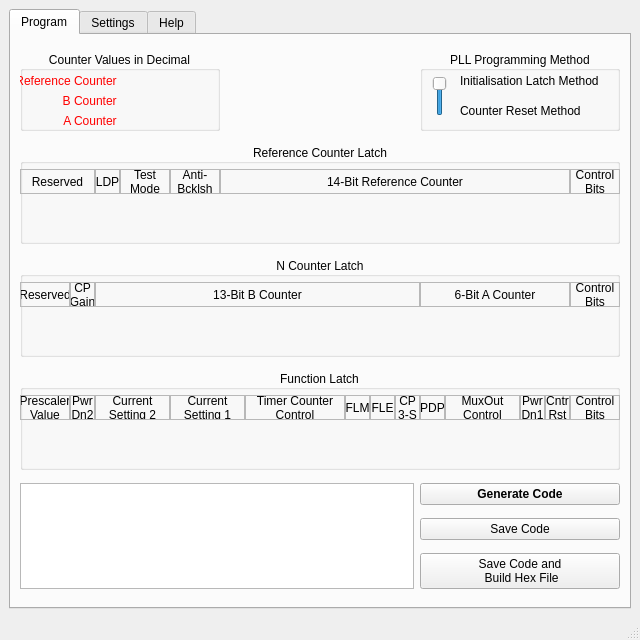
<?xml version="1.0" encoding="UTF-8"?>
<ui version="4.0">
 <author>Tej Prakash</author>
 <class>MainWindow</class>
 <widget class="QMainWindow" name="MainWindow">
  <property name="geometry">
   <rect>
    <x>0</x>
    <y>0</y>
    <width>640</width>
    <height>640</height>
   </rect>
  </property>
  <property name="minimumSize">
   <size>
    <width>640</width>
    <height>620</height>
   </size>
  </property>
  <property name="maximumSize">
   <size>
    <width>640</width>
    <height>16777215</height>
   </size>
  </property>
  <property name="windowTitle">
   <string>EasyPIC - PIC10F200 Programmer</string>
  </property>
  <widget class="QWidget" name="centralwidget">
   <layout class="QGridLayout" name="gridLayout_4">
    <item row="0" column="0">
     <widget class="QTabWidget" name="mainBox">
      <property name="minimumSize">
       <size>
        <width>600</width>
        <height>600</height>
       </size>
      </property>
      <property name="tabShape">
       <enum>QTabWidget::Rounded</enum>
      </property>
      <property name="currentIndex">
       <number>0</number>
      </property>
      <widget class="QWidget" name="programPage">
       <attribute name="icon">
        <iconset>
         <disabledoff>:/images/binary.png</disabledoff>
        </iconset>
       </attribute>
       <attribute name="title">
        <string>Program</string>
       </attribute>
       <layout class="QGridLayout" name="gridLayout_3">
        <item row="0" column="0">
         <widget class="QGroupBox" name="cGroupBox">
          <property name="sizePolicy">
           <sizepolicy hsizetype="Fixed" vsizetype="Fixed">
            <horstretch>0</horstretch>
            <verstretch>0</verstretch>
           </sizepolicy>
          </property>
          <property name="minimumSize">
           <size>
            <width>200</width>
            <height>80</height>
           </size>
          </property>
          <property name="maximumSize">
           <size>
            <width>200</width>
            <height>80</height>
           </size>
          </property>
          <property name="title">
           <string>Counter Values in Decimal</string>
          </property>
          <property name="alignment">
           <set>Qt::AlignCenter</set>
          </property>
          <property name="flat">
           <bool>false</bool>
          </property>
          <property name="checkable">
           <bool>false</bool>
          </property>
          <widget class="QLabel" name="rc_dec_label">
           <property name="geometry">
            <rect>
             <x>0</x>
             <y>20</y>
             <width>100</width>
             <height>20</height>
            </rect>
           </property>
           <property name="sizePolicy">
            <sizepolicy hsizetype="Fixed" vsizetype="Fixed">
             <horstretch>0</horstretch>
             <verstretch>0</verstretch>
            </sizepolicy>
           </property>
           <property name="styleSheet">
            <string notr="true">color: rgb(255, 0, 0);</string>
           </property>
           <property name="frameShape">
            <enum>QFrame::NoFrame</enum>
           </property>
           <property name="text">
            <string>Reference Counter </string>
           </property>
           <property name="alignment">
            <set>Qt::AlignRight|Qt::AlignTrailing|Qt::AlignVCenter</set>
           </property>
          </widget>
          <widget class="QLabel" name="bc_dec_label">
           <property name="geometry">
            <rect>
             <x>0</x>
             <y>40</y>
             <width>100</width>
             <height>20</height>
            </rect>
           </property>
           <property name="sizePolicy">
            <sizepolicy hsizetype="Fixed" vsizetype="Fixed">
             <horstretch>0</horstretch>
             <verstretch>0</verstretch>
            </sizepolicy>
           </property>
           <property name="styleSheet">
            <string notr="true">color: rgb(255, 0, 0);</string>
           </property>
           <property name="frameShape">
            <enum>QFrame::NoFrame</enum>
           </property>
           <property name="text">
            <string>B Counter </string>
           </property>
           <property name="alignment">
            <set>Qt::AlignRight|Qt::AlignTrailing|Qt::AlignVCenter</set>
           </property>
          </widget>
          <widget class="QLabel" name="ac_dec_label">
           <property name="geometry">
            <rect>
             <x>0</x>
             <y>60</y>
             <width>100</width>
             <height>20</height>
            </rect>
           </property>
           <property name="sizePolicy">
            <sizepolicy hsizetype="Fixed" vsizetype="Fixed">
             <horstretch>0</horstretch>
             <verstretch>0</verstretch>
            </sizepolicy>
           </property>
           <property name="styleSheet">
            <string notr="true">color: rgb(255, 0, 0);</string>
           </property>
           <property name="frameShape">
            <enum>QFrame::NoFrame</enum>
           </property>
           <property name="text">
            <string>A Counter </string>
           </property>
           <property name="alignment">
            <set>Qt::AlignRight|Qt::AlignTrailing|Qt::AlignVCenter</set>
           </property>
          </widget>
         </widget>
        </item>
        <item row="2" column="0" colspan="3">
         <widget class="QGroupBox" name="rGroupBox">
          <property name="sizePolicy">
           <sizepolicy hsizetype="Fixed" vsizetype="Fixed">
            <horstretch>0</horstretch>
            <verstretch>0</verstretch>
           </sizepolicy>
          </property>
          <property name="minimumSize">
           <size>
            <width>600</width>
            <height>100</height>
           </size>
          </property>
          <property name="maximumSize">
           <size>
            <width>600</width>
            <height>100</height>
           </size>
          </property>
          <property name="font">
           <font>
            <kerning>true</kerning>
           </font>
          </property>
          <property name="title">
           <string>Reference Counter Latch</string>
          </property>
          <property name="alignment">
           <set>Qt::AlignCenter</set>
          </property>
          <widget class="QLabel" name="rLabel_rsvd">
           <property name="geometry">
            <rect>
             <x>0</x>
             <y>25</y>
             <width>75</width>
             <height>25</height>
            </rect>
           </property>
           <property name="frameShape">
            <enum>QFrame::StyledPanel</enum>
           </property>
           <property name="text">
            <string>Reserved</string>
           </property>
           <property name="scaledContents">
            <bool>true</bool>
           </property>
           <property name="alignment">
            <set>Qt::AlignCenter</set>
           </property>
           <property name="wordWrap">
            <bool>true</bool>
           </property>
          </widget>
          <widget class="QLabel" name="rLabel_rc">
           <property name="geometry">
            <rect>
             <x>200</x>
             <y>25</y>
             <width>350</width>
             <height>25</height>
            </rect>
           </property>
           <property name="frameShape">
            <enum>QFrame::StyledPanel</enum>
           </property>
           <property name="text">
            <string>14-Bit Reference Counter</string>
           </property>
           <property name="scaledContents">
            <bool>true</bool>
           </property>
           <property name="alignment">
            <set>Qt::AlignCenter</set>
           </property>
           <property name="wordWrap">
            <bool>true</bool>
           </property>
           <property name="textInteractionFlags">
            <set>Qt::NoTextInteraction</set>
           </property>
          </widget>
          <widget class="QLabel" name="rLabel_abw">
           <property name="geometry">
            <rect>
             <x>150</x>
             <y>25</y>
             <width>50</width>
             <height>25</height>
            </rect>
           </property>
           <property name="frameShape">
            <enum>QFrame::StyledPanel</enum>
           </property>
           <property name="text">
            <string>Anti-Bcklsh W</string>
           </property>
           <property name="scaledContents">
            <bool>true</bool>
           </property>
           <property name="alignment">
            <set>Qt::AlignCenter</set>
           </property>
           <property name="wordWrap">
            <bool>true</bool>
           </property>
          </widget>
          <widget class="QLabel" name="rLabel_tmb">
           <property name="geometry">
            <rect>
             <x>100</x>
             <y>25</y>
             <width>50</width>
             <height>25</height>
            </rect>
           </property>
           <property name="frameShape">
            <enum>QFrame::StyledPanel</enum>
           </property>
           <property name="text">
            <string>Test Mode Bits</string>
           </property>
           <property name="scaledContents">
            <bool>true</bool>
           </property>
           <property name="alignment">
            <set>Qt::AlignCenter</set>
           </property>
           <property name="wordWrap">
            <bool>true</bool>
           </property>
          </widget>
          <widget class="QLabel" name="rLabel_cb">
           <property name="geometry">
            <rect>
             <x>550</x>
             <y>25</y>
             <width>50</width>
             <height>25</height>
            </rect>
           </property>
           <property name="frameShape">
            <enum>QFrame::StyledPanel</enum>
           </property>
           <property name="text">
            <string>Control Bits</string>
           </property>
           <property name="scaledContents">
            <bool>true</bool>
           </property>
           <property name="alignment">
            <set>Qt::AlignCenter</set>
           </property>
           <property name="wordWrap">
            <bool>true</bool>
           </property>
          </widget>
          <widget class="QLabel" name="rLabel_ldp">
           <property name="geometry">
            <rect>
             <x>75</x>
             <y>25</y>
             <width>25</width>
             <height>25</height>
            </rect>
           </property>
           <property name="frameShape">
            <enum>QFrame::StyledPanel</enum>
           </property>
           <property name="text">
            <string>LDP</string>
           </property>
           <property name="scaledContents">
            <bool>true</bool>
           </property>
           <property name="alignment">
            <set>Qt::AlignCenter</set>
           </property>
           <property name="wordWrap">
            <bool>true</bool>
           </property>
          </widget>
         </widget>
        </item>
        <item row="3" column="0" colspan="3">
         <widget class="QGroupBox" name="nGroupBox">
          <property name="sizePolicy">
           <sizepolicy hsizetype="Fixed" vsizetype="Fixed">
            <horstretch>0</horstretch>
            <verstretch>0</verstretch>
           </sizepolicy>
          </property>
          <property name="minimumSize">
           <size>
            <width>600</width>
            <height>100</height>
           </size>
          </property>
          <property name="maximumSize">
           <size>
            <width>600</width>
            <height>100</height>
           </size>
          </property>
          <property name="title">
           <string>N Counter Latch</string>
          </property>
          <property name="alignment">
           <set>Qt::AlignCenter</set>
          </property>
          <widget class="QLabel" name="nLabel_ac">
           <property name="geometry">
            <rect>
             <x>400</x>
             <y>25</y>
             <width>150</width>
             <height>25</height>
            </rect>
           </property>
           <property name="frameShape">
            <enum>QFrame::StyledPanel</enum>
           </property>
           <property name="text">
            <string>6-Bit A Counter</string>
           </property>
           <property name="scaledContents">
            <bool>true</bool>
           </property>
           <property name="alignment">
            <set>Qt::AlignCenter</set>
           </property>
           <property name="wordWrap">
            <bool>true</bool>
           </property>
           <property name="textInteractionFlags">
            <set>Qt::NoTextInteraction</set>
           </property>
          </widget>
          <widget class="QLabel" name="nLabel_cp">
           <property name="geometry">
            <rect>
             <x>50</x>
             <y>25</y>
             <width>25</width>
             <height>25</height>
            </rect>
           </property>
           <property name="frameShape">
            <enum>QFrame::StyledPanel</enum>
           </property>
           <property name="text">
            <string>CP Gain</string>
           </property>
           <property name="scaledContents">
            <bool>true</bool>
           </property>
           <property name="alignment">
            <set>Qt::AlignCenter</set>
           </property>
           <property name="wordWrap">
            <bool>true</bool>
           </property>
           <property name="textInteractionFlags">
            <set>Qt::NoTextInteraction</set>
           </property>
          </widget>
          <widget class="QLabel" name="nLabel_bc">
           <property name="geometry">
            <rect>
             <x>75</x>
             <y>25</y>
             <width>325</width>
             <height>25</height>
            </rect>
           </property>
           <property name="frameShape">
            <enum>QFrame::StyledPanel</enum>
           </property>
           <property name="text">
            <string>13-Bit B Counter</string>
           </property>
           <property name="scaledContents">
            <bool>true</bool>
           </property>
           <property name="alignment">
            <set>Qt::AlignCenter</set>
           </property>
           <property name="wordWrap">
            <bool>true</bool>
           </property>
          </widget>
          <widget class="QLabel" name="nLabel_cb">
           <property name="geometry">
            <rect>
             <x>550</x>
             <y>25</y>
             <width>50</width>
             <height>25</height>
            </rect>
           </property>
           <property name="frameShape">
            <enum>QFrame::StyledPanel</enum>
           </property>
           <property name="text">
            <string>Control Bits</string>
           </property>
           <property name="scaledContents">
            <bool>true</bool>
           </property>
           <property name="alignment">
            <set>Qt::AlignCenter</set>
           </property>
           <property name="wordWrap">
            <bool>true</bool>
           </property>
          </widget>
          <widget class="QLabel" name="nLabel_rsvd">
           <property name="geometry">
            <rect>
             <x>0</x>
             <y>25</y>
             <width>50</width>
             <height>25</height>
            </rect>
           </property>
           <property name="frameShape">
            <enum>QFrame::StyledPanel</enum>
           </property>
           <property name="text">
            <string>Reserved</string>
           </property>
           <property name="scaledContents">
            <bool>true</bool>
           </property>
           <property name="alignment">
            <set>Qt::AlignCenter</set>
           </property>
           <property name="wordWrap">
            <bool>true</bool>
           </property>
          </widget>
         </widget>
        </item>
        <item row="4" column="0" colspan="3">
         <widget class="QGroupBox" name="fGroupBox">
          <property name="sizePolicy">
           <sizepolicy hsizetype="Fixed" vsizetype="Fixed">
            <horstretch>0</horstretch>
            <verstretch>0</verstretch>
           </sizepolicy>
          </property>
          <property name="minimumSize">
           <size>
            <width>600</width>
            <height>100</height>
           </size>
          </property>
          <property name="maximumSize">
           <size>
            <width>600</width>
            <height>100</height>
           </size>
          </property>
          <property name="title">
           <string>Function Latch</string>
          </property>
          <property name="alignment">
           <set>Qt::AlignCenter</set>
          </property>
          <widget class="QLabel" name="fLabel_psv">
           <property name="geometry">
            <rect>
             <x>0</x>
             <y>25</y>
             <width>50</width>
             <height>25</height>
            </rect>
           </property>
           <property name="sizePolicy">
            <sizepolicy hsizetype="Fixed" vsizetype="Fixed">
             <horstretch>0</horstretch>
             <verstretch>0</verstretch>
            </sizepolicy>
           </property>
           <property name="frameShape">
            <enum>QFrame::StyledPanel</enum>
           </property>
           <property name="text">
            <string>Prescaler Value</string>
           </property>
           <property name="scaledContents">
            <bool>true</bool>
           </property>
           <property name="alignment">
            <set>Qt::AlignCenter</set>
           </property>
           <property name="wordWrap">
            <bool>true</bool>
           </property>
          </widget>
          <widget class="QLabel" name="fLabel_pd2">
           <property name="geometry">
            <rect>
             <x>50</x>
             <y>25</y>
             <width>25</width>
             <height>25</height>
            </rect>
           </property>
           <property name="sizePolicy">
            <sizepolicy hsizetype="Fixed" vsizetype="Fixed">
             <horstretch>0</horstretch>
             <verstretch>0</verstretch>
            </sizepolicy>
           </property>
           <property name="frameShape">
            <enum>QFrame::StyledPanel</enum>
           </property>
           <property name="text">
            <string>Pwr Dn2</string>
           </property>
           <property name="scaledContents">
            <bool>true</bool>
           </property>
           <property name="alignment">
            <set>Qt::AlignCenter</set>
           </property>
           <property name="wordWrap">
            <bool>true</bool>
           </property>
           <property name="textInteractionFlags">
            <set>Qt::NoTextInteraction</set>
           </property>
          </widget>
          <widget class="QLabel" name="fLabel_cs2">
           <property name="geometry">
            <rect>
             <x>75</x>
             <y>25</y>
             <width>75</width>
             <height>25</height>
            </rect>
           </property>
           <property name="sizePolicy">
            <sizepolicy hsizetype="Fixed" vsizetype="Fixed">
             <horstretch>0</horstretch>
             <verstretch>0</verstretch>
            </sizepolicy>
           </property>
           <property name="frameShape">
            <enum>QFrame::StyledPanel</enum>
           </property>
           <property name="text">
            <string>Current Setting 2</string>
           </property>
           <property name="scaledContents">
            <bool>true</bool>
           </property>
           <property name="alignment">
            <set>Qt::AlignCenter</set>
           </property>
           <property name="wordWrap">
            <bool>true</bool>
           </property>
          </widget>
          <widget class="QLabel" name="fLabel_cs1">
           <property name="geometry">
            <rect>
             <x>150</x>
             <y>25</y>
             <width>75</width>
             <height>25</height>
            </rect>
           </property>
           <property name="sizePolicy">
            <sizepolicy hsizetype="Fixed" vsizetype="Fixed">
             <horstretch>0</horstretch>
             <verstretch>0</verstretch>
            </sizepolicy>
           </property>
           <property name="frameShape">
            <enum>QFrame::StyledPanel</enum>
           </property>
           <property name="text">
            <string>Current Setting 1</string>
           </property>
           <property name="scaledContents">
            <bool>true</bool>
           </property>
           <property name="alignment">
            <set>Qt::AlignCenter</set>
           </property>
           <property name="wordWrap">
            <bool>true</bool>
           </property>
          </widget>
          <widget class="QLabel" name="fLabel_tcc">
           <property name="geometry">
            <rect>
             <x>225</x>
             <y>25</y>
             <width>100</width>
             <height>25</height>
            </rect>
           </property>
           <property name="sizePolicy">
            <sizepolicy hsizetype="Fixed" vsizetype="Fixed">
             <horstretch>0</horstretch>
             <verstretch>0</verstretch>
            </sizepolicy>
           </property>
           <property name="frameShape">
            <enum>QFrame::StyledPanel</enum>
           </property>
           <property name="text">
            <string>Timer Counter Control</string>
           </property>
           <property name="scaledContents">
            <bool>true</bool>
           </property>
           <property name="alignment">
            <set>Qt::AlignCenter</set>
           </property>
           <property name="wordWrap">
            <bool>true</bool>
           </property>
          </widget>
          <widget class="QLabel" name="fLabel_flm">
           <property name="geometry">
            <rect>
             <x>325</x>
             <y>25</y>
             <width>25</width>
             <height>25</height>
            </rect>
           </property>
           <property name="sizePolicy">
            <sizepolicy hsizetype="Fixed" vsizetype="Fixed">
             <horstretch>0</horstretch>
             <verstretch>0</verstretch>
            </sizepolicy>
           </property>
           <property name="frameShape">
            <enum>QFrame::StyledPanel</enum>
           </property>
           <property name="text">
            <string>FLM</string>
           </property>
           <property name="scaledContents">
            <bool>true</bool>
           </property>
           <property name="alignment">
            <set>Qt::AlignCenter</set>
           </property>
           <property name="wordWrap">
            <bool>true</bool>
           </property>
           <property name="textInteractionFlags">
            <set>Qt::NoTextInteraction</set>
           </property>
          </widget>
          <widget class="QLabel" name="fLabel_fle">
           <property name="geometry">
            <rect>
             <x>350</x>
             <y>25</y>
             <width>25</width>
             <height>25</height>
            </rect>
           </property>
           <property name="sizePolicy">
            <sizepolicy hsizetype="Fixed" vsizetype="Fixed">
             <horstretch>0</horstretch>
             <verstretch>0</verstretch>
            </sizepolicy>
           </property>
           <property name="frameShape">
            <enum>QFrame::StyledPanel</enum>
           </property>
           <property name="text">
            <string>FLE</string>
           </property>
           <property name="scaledContents">
            <bool>true</bool>
           </property>
           <property name="alignment">
            <set>Qt::AlignCenter</set>
           </property>
           <property name="wordWrap">
            <bool>true</bool>
           </property>
           <property name="textInteractionFlags">
            <set>Qt::NoTextInteraction</set>
           </property>
          </widget>
          <widget class="QLabel" name="fLabel_cp">
           <property name="geometry">
            <rect>
             <x>375</x>
             <y>25</y>
             <width>25</width>
             <height>25</height>
            </rect>
           </property>
           <property name="sizePolicy">
            <sizepolicy hsizetype="Fixed" vsizetype="Fixed">
             <horstretch>0</horstretch>
             <verstretch>0</verstretch>
            </sizepolicy>
           </property>
           <property name="frameShape">
            <enum>QFrame::StyledPanel</enum>
           </property>
           <property name="text">
            <string>CP 3-S</string>
           </property>
           <property name="scaledContents">
            <bool>true</bool>
           </property>
           <property name="alignment">
            <set>Qt::AlignCenter</set>
           </property>
           <property name="wordWrap">
            <bool>true</bool>
           </property>
           <property name="textInteractionFlags">
            <set>Qt::NoTextInteraction</set>
           </property>
          </widget>
          <widget class="QLabel" name="fLabel_pdp">
           <property name="geometry">
            <rect>
             <x>400</x>
             <y>25</y>
             <width>25</width>
             <height>25</height>
            </rect>
           </property>
           <property name="sizePolicy">
            <sizepolicy hsizetype="Fixed" vsizetype="Fixed">
             <horstretch>0</horstretch>
             <verstretch>0</verstretch>
            </sizepolicy>
           </property>
           <property name="frameShape">
            <enum>QFrame::StyledPanel</enum>
           </property>
           <property name="text">
            <string>PDP</string>
           </property>
           <property name="scaledContents">
            <bool>true</bool>
           </property>
           <property name="alignment">
            <set>Qt::AlignCenter</set>
           </property>
           <property name="wordWrap">
            <bool>true</bool>
           </property>
           <property name="textInteractionFlags">
            <set>Qt::NoTextInteraction</set>
           </property>
          </widget>
          <widget class="QLabel" name="fLabel_mc">
           <property name="geometry">
            <rect>
             <x>425</x>
             <y>25</y>
             <width>75</width>
             <height>25</height>
            </rect>
           </property>
           <property name="sizePolicy">
            <sizepolicy hsizetype="Fixed" vsizetype="Fixed">
             <horstretch>0</horstretch>
             <verstretch>0</verstretch>
            </sizepolicy>
           </property>
           <property name="frameShape">
            <enum>QFrame::StyledPanel</enum>
           </property>
           <property name="text">
            <string>MuxOut
Control</string>
           </property>
           <property name="scaledContents">
            <bool>true</bool>
           </property>
           <property name="alignment">
            <set>Qt::AlignCenter</set>
           </property>
           <property name="wordWrap">
            <bool>true</bool>
           </property>
          </widget>
          <widget class="QLabel" name="fLabel_pd1">
           <property name="geometry">
            <rect>
             <x>500</x>
             <y>25</y>
             <width>25</width>
             <height>25</height>
            </rect>
           </property>
           <property name="sizePolicy">
            <sizepolicy hsizetype="Fixed" vsizetype="Fixed">
             <horstretch>0</horstretch>
             <verstretch>0</verstretch>
            </sizepolicy>
           </property>
           <property name="frameShape">
            <enum>QFrame::StyledPanel</enum>
           </property>
           <property name="text">
            <string>Pwr Dn1</string>
           </property>
           <property name="scaledContents">
            <bool>true</bool>
           </property>
           <property name="alignment">
            <set>Qt::AlignCenter</set>
           </property>
           <property name="wordWrap">
            <bool>true</bool>
           </property>
           <property name="textInteractionFlags">
            <set>Qt::NoTextInteraction</set>
           </property>
          </widget>
          <widget class="QLabel" name="fLabel_cr">
           <property name="geometry">
            <rect>
             <x>525</x>
             <y>25</y>
             <width>25</width>
             <height>25</height>
            </rect>
           </property>
           <property name="sizePolicy">
            <sizepolicy hsizetype="Fixed" vsizetype="Fixed">
             <horstretch>0</horstretch>
             <verstretch>0</verstretch>
            </sizepolicy>
           </property>
           <property name="frameShape">
            <enum>QFrame::StyledPanel</enum>
           </property>
           <property name="text">
            <string>Cntr Rst</string>
           </property>
           <property name="scaledContents">
            <bool>true</bool>
           </property>
           <property name="alignment">
            <set>Qt::AlignCenter</set>
           </property>
           <property name="wordWrap">
            <bool>true</bool>
           </property>
           <property name="textInteractionFlags">
            <set>Qt::NoTextInteraction</set>
           </property>
          </widget>
          <widget class="QLabel" name="fLabel_cb">
           <property name="geometry">
            <rect>
             <x>550</x>
             <y>25</y>
             <width>50</width>
             <height>25</height>
            </rect>
           </property>
           <property name="sizePolicy">
            <sizepolicy hsizetype="Fixed" vsizetype="Fixed">
             <horstretch>0</horstretch>
             <verstretch>0</verstretch>
            </sizepolicy>
           </property>
           <property name="frameShape">
            <enum>QFrame::StyledPanel</enum>
           </property>
           <property name="text">
            <string>Control Bits</string>
           </property>
           <property name="scaledContents">
            <bool>true</bool>
           </property>
           <property name="alignment">
            <set>Qt::AlignCenter</set>
           </property>
           <property name="wordWrap">
            <bool>true</bool>
           </property>
          </widget>
         </widget>
        </item>
        <item row="5" column="0" rowspan="3" colspan="2">
         <widget class="QTextBrowser" name="codeBrowser">
          <property name="cursor" stdset="0">
           <cursorShape>IBeamCursor</cursorShape>
          </property>
          <property name="toolTip">
           <string>Displays the generated assembly code.</string>
          </property>
          <property name="frameShadow">
           <enum>QFrame::Plain</enum>
          </property>
          <property name="documentTitle">
           <string>PIC10F200 Assembly Code</string>
          </property>
          <property name="readOnly">
           <bool>true</bool>
          </property>
          <property name="acceptRichText">
           <bool>false</bool>
          </property>
          <property name="textInteractionFlags">
           <set>Qt::TextBrowserInteraction</set>
          </property>
         </widget>
        </item>
        <item row="5" column="2">
         <widget class="QPushButton" name="submitButton">
          <property name="font">
           <font>
            <weight>75</weight>
            <bold>true</bold>
           </font>
          </property>
          <property name="toolTip">
           <string>Generates assembly code suitable for compilation with the MPASM assembler provided by Microchip.</string>
          </property>
          <property name="text">
           <string>Generate Code</string>
          </property>
         </widget>
        </item>
        <item row="6" column="2">
         <widget class="QPushButton" name="saveButton">
          <property name="toolTip">
           <string>Save Assembly Code (.asm)</string>
          </property>
          <property name="text">
           <string>Save Code</string>
          </property>
          <property name="shortcut">
           <string>Ctrl+S</string>
          </property>
         </widget>
        </item>
        <item row="7" column="2">
         <widget class="QPushButton" name="buildButton">
          <property name="toolTip">
           <string>Generates a Hex file ready to upload into the PIC. 
Only available if the path to the assembler has been chosen in the Settings window.</string>
          </property>
          <property name="text">
           <string>Save Code and 
 Build Hex File</string>
          </property>
         </widget>
        </item>
        <item row="0" column="2">
         <widget class="QGroupBox" name="progChoiceBox">
          <property name="minimumSize">
           <size>
            <width>200</width>
            <height>80</height>
           </size>
          </property>
          <property name="maximumSize">
           <size>
            <width>200</width>
            <height>80</height>
           </size>
          </property>
          <property name="title">
           <string>PLL Programming Method</string>
          </property>
          <property name="alignment">
           <set>Qt::AlignCenter</set>
          </property>
          <widget class="QSlider" name="progMethodSlider">
           <property name="geometry">
            <rect>
             <x>10</x>
             <y>25</y>
             <width>20</width>
             <height>40</height>
            </rect>
           </property>
           <property name="maximum">
            <number>1</number>
           </property>
           <property name="pageStep">
            <number>1</number>
           </property>
           <property name="value">
            <number>1</number>
           </property>
           <property name="orientation">
            <enum>Qt::Vertical</enum>
           </property>
           <property name="invertedAppearance">
            <bool>false</bool>
           </property>
           <property name="tickPosition">
            <enum>QSlider::NoTicks</enum>
           </property>
          </widget>
          <widget class="QLabel" name="label">
           <property name="geometry">
            <rect>
             <x>40</x>
             <y>20</y>
             <width>150</width>
             <height>20</height>
            </rect>
           </property>
           <property name="text">
            <string>Initialisation Latch Method</string>
           </property>
          </widget>
          <widget class="QLabel" name="label_2">
           <property name="geometry">
            <rect>
             <x>40</x>
             <y>50</y>
             <width>150</width>
             <height>20</height>
            </rect>
           </property>
           <property name="text">
            <string>Counter Reset Method</string>
           </property>
          </widget>
         </widget>
        </item>
       </layout>
      </widget>
      <widget class="QWidget" name="settingsPage">
       <property name="whatsThis">
        <string>Settings</string>
       </property>
       <property name="accessibleName">
        <string>Settings</string>
       </property>
       <attribute name="icon">
        <iconset>
         <disabledoff>:/images/wrench.png</disabledoff>
        </iconset>
       </attribute>
       <attribute name="title">
        <string>Settings</string>
       </attribute>
       <layout class="QGridLayout" name="gridLayout">
        <item row="0" column="0">
         <layout class="QVBoxLayout" name="verticalLayout">
          <item>
           <widget class="QCheckBox" name="wdtCheck">
            <property name="text">
             <string>Watchdog Timer</string>
            </property>
           </widget>
          </item>
          <item>
           <widget class="QCheckBox" name="mclrCheck">
            <property name="text">
             <string>Master Clear</string>
            </property>
           </widget>
          </item>
          <item>
           <widget class="QCheckBox" name="cpCheck">
            <property name="text">
             <string>Code Protection</string>
            </property>
           </widget>
          </item>
          <item>
           <widget class="QCheckBox" name="gp2Check">
            <property name="text">
             <string>Oscillator/4 onto GP2</string>
            </property>
           </widget>
          </item>
         </layout>
        </item>
        <item row="0" column="1">
         <layout class="QVBoxLayout" name="verticalLayout_2">
          <item>
           <widget class="QPushButton" name="defaultsButton">
            <property name="enabled">
             <bool>false</bool>
            </property>
            <property name="text">
             <string>Reset to Defaults</string>
            </property>
           </widget>
          </item>
          <item>
           <widget class="QPushButton" name="svsettingsButton">
            <property name="enabled">
             <bool>false</bool>
            </property>
            <property name="text">
             <string>Save Settings</string>
            </property>
            <property name="shortcut">
             <string>Ctrl+S</string>
            </property>
           </widget>
          </item>
         </layout>
        </item>
        <item row="1" column="0" colspan="2">
         <layout class="QFormLayout" name="formLayout">
          <item row="1" column="0" colspan="2">
           <widget class="QLineEdit" name="asmblrPathLine">
            <property name="toolTip">
             <string>Select Microchip Assembler. Typically:
C:\Program Files (x86)\Microchip\MPASM Suite\MPASMWIN.exe OR 
C:\Program Files\Microchip\MPASM Suite\MPASMWIN.exe</string>
            </property>
            <property name="text">
             <string/>
            </property>
           </widget>
          </item>
          <item row="4" column="0">
           <widget class="QLabel" name="buildOptionslabel">
            <property name="text">
             <string>Build options:</string>
            </property>
           </widget>
          </item>
          <item row="4" column="1">
           <widget class="QLineEdit" name="buildOptionsLine">
            <property name="toolTip">
             <string>These are sane options, for information look at the MPASM help file.</string>
            </property>
            <property name="text">
             <string>/e- /o- /l- /w0</string>
            </property>
           </widget>
          </item>
          <item row="2" column="0" colspan="2">
           <widget class="QPushButton" name="asmblrButton">
            <property name="toolTip">
             <string>Browse to assembler</string>
            </property>
            <property name="text">
             <string>Select Assembler</string>
            </property>
           </widget>
          </item>
          <item row="0" column="0">
           <spacer name="verticalSpacer">
            <property name="orientation">
             <enum>Qt::Vertical</enum>
            </property>
            <property name="sizeHint" stdset="0">
             <size>
              <width>20</width>
              <height>40</height>
             </size>
            </property>
           </spacer>
          </item>
          <item row="3" column="0">
           <spacer name="verticalSpacer_2">
            <property name="orientation">
             <enum>Qt::Vertical</enum>
            </property>
            <property name="sizeHint" stdset="0">
             <size>
              <width>20</width>
              <height>40</height>
             </size>
            </property>
           </spacer>
          </item>
         </layout>
        </item>
       </layout>
      </widget>
      <widget class="QWidget" name="helpPage">
       <attribute name="icon">
        <iconset>
         <disabledoff>:/images/help.png</disabledoff>
        </iconset>
       </attribute>
       <attribute name="title">
        <string>Help</string>
       </attribute>
       <layout class="QGridLayout" name="gridLayout_2">
        <item row="0" column="0" colspan="2">
         <widget class="QTextBrowser" name="helpBrowser">
          <property name="font">
           <font>
            <family>Liberation Sans</family>
            <pointsize>10</pointsize>
           </font>
          </property>
          <property name="styleSheet">
           <string/>
          </property>
          <property name="frameShadow">
           <enum>QFrame::Raised</enum>
          </property>
          <property name="documentTitle">
           <string/>
          </property>
          <property name="source">
           <url>
            <string>qrc:/text/help.html</string>
           </url>
          </property>
          <property name="searchPaths">
           <stringlist>
            <string>&quot;:/text/&quot;</string>
           </stringlist>
          </property>
          <property name="openExternalLinks">
           <bool>true</bool>
          </property>
         </widget>
        </item>
        <item row="1" column="0">
         <widget class="QPushButton" name="usageButton">
          <property name="text">
           <string>View Usage</string>
          </property>
         </widget>
        </item>
        <item row="1" column="1">
         <widget class="QPushButton" name="templateButton">
          <property name="text">
           <string>View Code Template</string>
          </property>
         </widget>
        </item>
       </layout>
      </widget>
     </widget>
    </item>
   </layout>
  </widget>
  <widget class="QStatusBar" name="statusbar"/>
  <action name="actionAbout">
   <property name="text">
    <string>About</string>
   </property>
  </action>
  <action name="actionUsage">
   <property name="text">
    <string>Usage</string>
   </property>
  </action>
  <action name="actionSaveSettings">
   <property name="text">
    <string>Save Settings</string>
   </property>
  </action>
 </widget>
 <resources/>
 <connections>
  <connection>
   <sender>usageButton</sender>
   <signal>clicked()</signal>
   <receiver>helpBrowser</receiver>
   <slot>home()</slot>
   <hints>
    <hint type="sourcelabel">
     <x>167</x>
     <y>588</y>
    </hint>
    <hint type="destinationlabel">
     <x>318</x>
     <y>306</y>
    </hint>
   </hints>
  </connection>
 </connections>
</ui>
